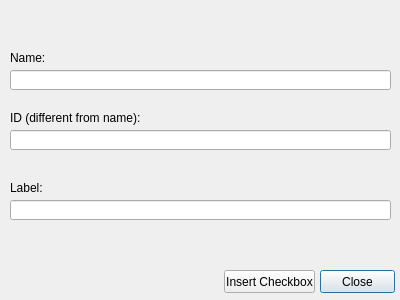
<?xml version="1.0" encoding="UTF-8"?>
<ui version="4.0">
 <class>InsertCheckboxDialog</class>
 <widget class="QDialog" name="InsertCheckboxDialog">
  <property name="geometry">
   <rect>
    <x>0</x>
    <y>0</y>
    <width>400</width>
    <height>300</height>
   </rect>
  </property>
  <property name="windowTitle">
   <string>Dialog</string>
  </property>
  <widget class="QLabel" name="label">
   <property name="geometry">
    <rect>
     <x>10</x>
     <y>50</y>
     <width>371</width>
     <height>16</height>
    </rect>
   </property>
   <property name="text">
    <string>Name:</string>
   </property>
  </widget>
  <widget class="QLineEdit" name="nameTextBox">
   <property name="geometry">
    <rect>
     <x>10</x>
     <y>70</y>
     <width>381</width>
     <height>20</height>
    </rect>
   </property>
  </widget>
  <widget class="QLabel" name="label_2">
   <property name="geometry">
    <rect>
     <x>10</x>
     <y>110</y>
     <width>381</width>
     <height>16</height>
    </rect>
   </property>
   <property name="text">
    <string>ID (different from name):</string>
   </property>
  </widget>
  <widget class="QLineEdit" name="idTextBox">
   <property name="geometry">
    <rect>
     <x>10</x>
     <y>130</y>
     <width>381</width>
     <height>20</height>
    </rect>
   </property>
  </widget>
  <widget class="QLabel" name="label_3">
   <property name="geometry">
    <rect>
     <x>10</x>
     <y>180</y>
     <width>381</width>
     <height>16</height>
    </rect>
   </property>
   <property name="text">
    <string>Label:</string>
   </property>
  </widget>
  <widget class="QLineEdit" name="labelTextBox">
   <property name="geometry">
    <rect>
     <x>10</x>
     <y>200</y>
     <width>381</width>
     <height>20</height>
    </rect>
   </property>
  </widget>
  <widget class="QLabel" name="errorLabel">
   <property name="geometry">
    <rect>
     <x>10</x>
     <y>20</y>
     <width>381</width>
     <height>16</height>
    </rect>
   </property>
   <property name="text">
    <string/>
   </property>
  </widget>
  <widget class="QPushButton" name="closeButton">
   <property name="geometry">
    <rect>
     <x>320</x>
     <y>270</y>
     <width>75</width>
     <height>23</height>
    </rect>
   </property>
   <property name="text">
    <string>Close</string>
   </property>
  </widget>
  <widget class="QPushButton" name="insertButton">
   <property name="geometry">
    <rect>
     <x>224</x>
     <y>270</y>
     <width>91</width>
     <height>23</height>
    </rect>
   </property>
   <property name="text">
    <string>Insert Checkbox</string>
   </property>
  </widget>
 </widget>
 <resources/>
 <connections/>
</ui>
